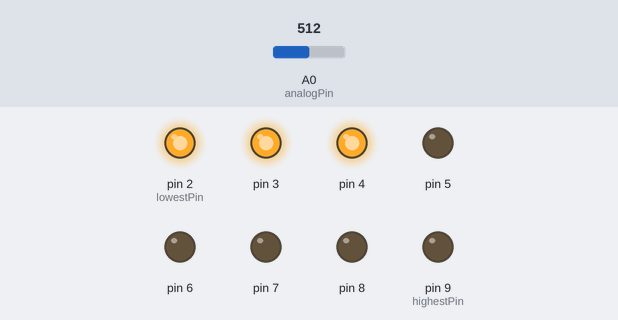
A sketch run on a simulated Arduino Uno, built with avr-gcc and run on an emulated ATmega328P. On the bench: output pins drawn as LEDs (lit = HIGH). Dashed ring = blinking. The inputs (shaded band) are chosen by the test bench; at power-on: A0 (analogPin) = 512.

Above: at 1.3 s.
1.4 s: A0 (analogPin) set to 484
At 3.23 s:
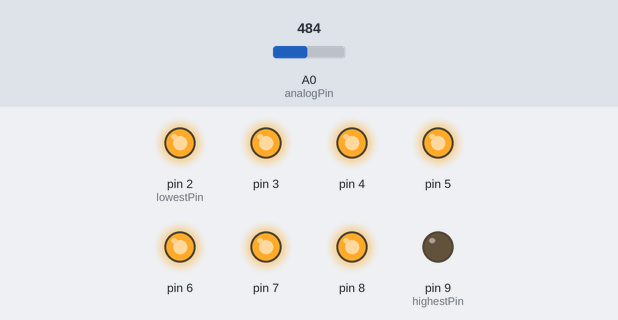
4.5 s: A0 (analogPin) set to 461
7.6 s: A0 (analogPin) set to 432
10.7 s: A0 (analogPin) set to 0
At 12.0 s:
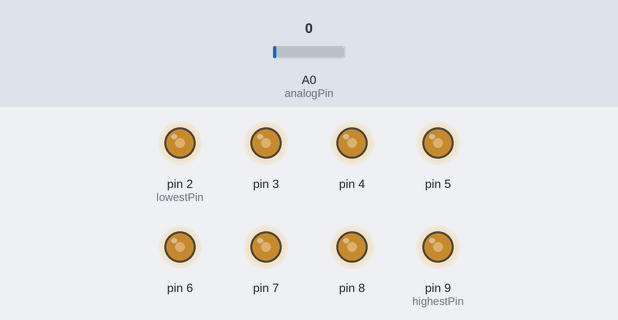
12.3 s: A0 (analogPin) set to 122
At 13.46 s:
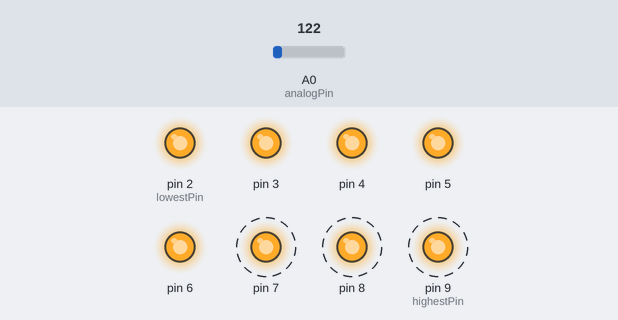
15.4 s: A0 (analogPin) set to 511
At 15.8 s:
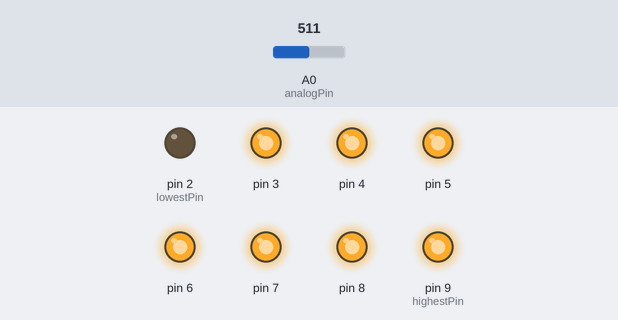
Timing chart, 0 to 19.5 s (numbered marks = the images above; inputs shaded):
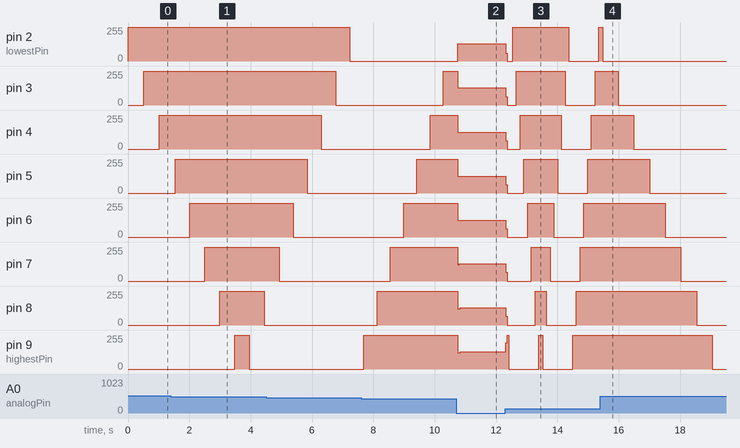

Measured:
- the behaviour switches between 494 and 493 on A0 (analogPin) (found by bisection; images 0 and 1)
- after the input at 1.4 s, pin 8: 0/255 → 255/255 after 1.6 s instead of 1.7 s
- after the input at 10.7 s, pin 3: 255/255 → 128/255 after 0.06 s; pin 4: 255/255 → 127/255 after 0.06 s; pin 5: 255/255 → 126/255 after 0.06 s; pin 6: 255/255 → 124/255 after 0.06 s; pin 7: 255/255 → 129/255 after 0.06 s
- after the input at 12.3 s, pin 2 (lowestPin): 129/255 → 0/255 at once, → 255/255 0.22 s later, → 0/255 1.8 s later, → 255/255 0.98 s later; pin 3: 128/255 → 0/255 at once, → 255/255 0.35 s later, → 0/255 1.6 s later, → 255/255 0.98 s later
- after the input at 15.4 s, pin 2 (lowestPin): goes on until 15.5 s, then stays 0/255

The sketch:

_09_potFlowingLeds.ino
```cpp
const int analogPin = A0; //the analog pin of the potentiometer
const int lowestPin = 2; //the lowest number of the LED pins
const int highestPin = 9; //the highest number of the LED pins

int inputValue = 0; //variable to store the value coming from potentiometer

void setup()
{
    //set pins 2 through 9 as output
    for(int thisPin = lowestPin;thisPin <= highestPin;thisPin++)
    {
        pinMode(thisPin,OUTPUT); //initialize pin as an output
    }
}

void loop()
{
    //iterate over the pins
    //turn the led on from lowest to the highest
    for(int thisPin = lowestPin;thisPin <= highestPin;thisPin++)
    {
        inputValue = analogRead(analogPin); //read the value from the potentiometer
        digitalWrite(thisPin,HIGH);//turn led on
        delay(inputValue);//wait for ms
    }
    //fade from the highest to the lowest
    for(int thisPin = highestPin;thisPin>=lowestPin;thisPin--)
    {
        inputValue = analogRead(analogPin); //read the value from the potentiometer
        digitalWrite(thisPin,LOW);//turn led off
        delay(inputValue);//wait for ms
    }
    //turn the led on from highest to the lowest
    for(int thisPin = highestPin;thisPin>=lowestPin;thisPin--)
    {
        inputValue = analogRead(analogPin); //read the value from the potentiometer
        digitalWrite(thisPin,HIGH);//turn led on
        delay(inputValue);//wait for ms
    }
    //fade from the lowest to the highest
    for(int thisPin = lowestPin;thisPin <= highestPin;thisPin++)
    {
        inputValue = analogRead(analogPin); //read the value from the potentiometer
        digitalWrite(thisPin,LOW);//turn led off
        delay(inputValue);//wait for ms
    }
}
```
